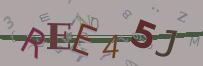
#> input picture czaSpider/github别人的项目/anti-anti/anle/3.jpg, 203 x 66 px
$ python new_algorithm.py
#> lines starting #> are read from the running program, lines starting #| are printed output that depends on the picture; after the words box and inside, x2 and y2 are one past the last pixel; in counts of white or black regions, pixels touching at a corner belong together
#> in todo, imgs is the input picture: shape (66, 203, 3); mean B, G, R 146.5, 147.1, 157.3
import numpy as np
import cv2
from PIL import Image

number = ['0', '1', '2', '3', '4', '5', '6', '7', '8', '9']
alphabet = ['a', 'b', 'c', 'd', 'e', 'f', 'g', 'h', 'i', 'j', 'k', 'l', 'm', 'n', 'o', 'p', 'q', 'r', 's', 't', 'u',
            'v', 'w', 'x', 'y', 'z']
ALPHABET = ['A', 'B', 'C', 'D', 'E', 'F', 'G', 'H', 'I', 'J', 'K', 'L', 'M', 'N', 'O', 'P', 'Q', 'R', 'S', 'T', 'U',
            'V', 'W', 'X', 'Y', 'Z']


def resolve(img, imgs):
    pix = img.load()
    width = img.size[0]
#> width = 203
    height = img.size[1]
#> height = 66
    for x in range(width):

        for y in range(height):
            if 0 <= y < 2 or 0 <= x < 2:
                imgs[y, x, 0] = 255
                imgs[y, x, 1] = 255
                imgs[y, x, 2] = 255
            r, g, b = pix[x, y]  # pix获取rgb值
            if 100 <= r <= 130 and 100 <= g <= 130 and 100 <= b <= 130:
                imgs[y, x, 0] = 255
                imgs[y, x, 1] = 255
                imgs[y, x, 2] = 255
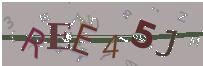
#> imgs: shape (66, 203, 3); 5.43% of pixels changed, all inside (x1, y1, x2, y2) = (0, 0, 203, 66)


def todo(filename):
    imgs = cv2.imread(filename)
    img = Image.open(filename)
    resolve(img, imgs)

    im_gray = cv2.cvtColor(imgs, cv2.COLOR_BGR2GRAY)  # 灰度
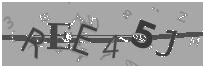
#> im_gray: shape (66, 203); min 37, max 255, mean 155.7
    kernel2 = np.uint8(np.zeros((3, 3)))
    opening = cv2.morphologyEx(im_gray, cv2.MORPH_CLOSE, cv2.getStructuringElement(cv2.MORPH_RECT, (2, 2)))  # 闭运算
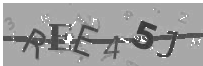
#> opening: shape (66, 203); min 55, max 255, mean 159.9
    ojbk = cv2.erode(opening, kernel2)
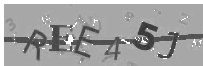
#> ojbk: shape (66, 203); min 55, max 255, mean 161.6
    im_at_mean = cv2.adaptiveThreshold(ojbk, 255, cv2.ADAPTIVE_THRESH_MEAN_C, cv2.THRESH_BINARY, 5, 7)  # 自适应二值
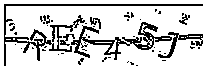
#> im_at_mean: shape (66, 203); 79.8% white; black in thin lines or dots
    return im_at_mean


def filter(text):
    text = text.replace("V", "Y").replace('v', "Y")
    return text


if __name__ == '__main__':
    print(todo("3.jpg"))

    img = todo('3.jpg')
    cv2.imwrite("3_3.jpg", img)
